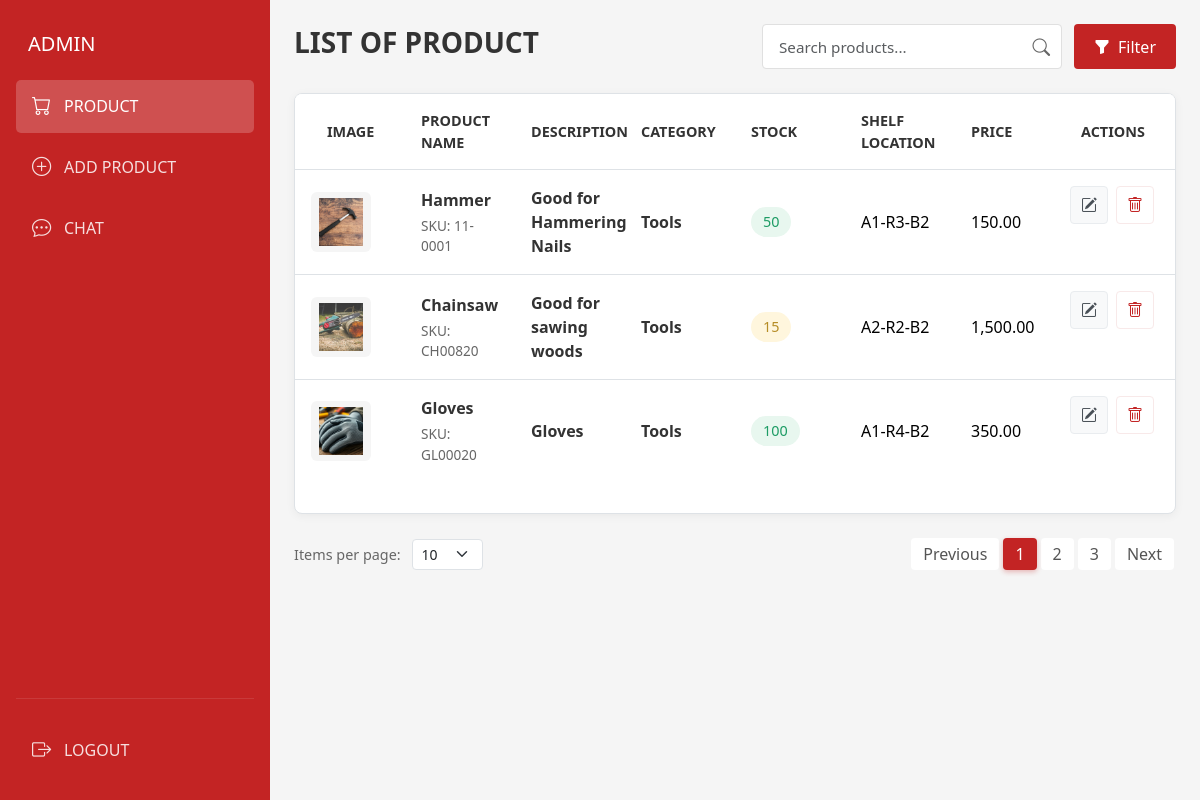
/admin/product_list.php, run on the app's committed database.
### tables this page shows
CREATE TABLE `products` (
  `product_id` int(11) NOT NULL,
  `product_name` varchar(255) NOT NULL,
  `product_sku` varchar(20) NOT NULL,
  `product_shelf` varchar(50) NOT NULL,
  `product_description` text DEFAULT NULL,
  `product_image` varchar(255) NOT NULL,
  `product_price` decimal(10,2) NOT NULL,
  `product_stock` int(20) NOT NULL,
  `category_id` int(11) DEFAULT NULL
);

CREATE TABLE `categories` (
  `category_id` int(11) NOT NULL,
  `category_name` varchar(255) NOT NULL
);

### admin/product_list.php (the view, shortened to what this page needs)
<!DOCTYPE html>
<html lang="en">
<head>
    <link href="../vendor/bootstrap/css/bootstrap.min.css" rel="stylesheet">
    <link rel="stylesheet" href="https://cdn.jsdelivr.net/npm/bootstrap-icons@1.11.3/font/bootstrap-icons.min.css">
    <link href="css/admin.css" rel="stylesheet">
</head>
<body>
    <?php include 'components/edit_product.php'; ?>
    <?php include 'components/delete_product.php'; ?>
    <?php include 'components/admin_header.php'; ?>
    <div class="d-flex admin-dashboard">
        <aside class="admin-sidebar">
            <?php include 'components/admin_sidebar.php'; ?>
        </aside>
        <main class="admin-main">
            <div class="container-fluid px-4 py-4">
                <div class="admin-table-container">
                    <div class="table-responsive">
                        <table class="table admin-table product-table">
                            <thead>
                                <tr>
                                    <th>IMAGE</th>
                                    <th>PRODUCT NAME</th>
                                    <th>DESCRIPTION</th>
                                    <th>CATEGORY</th>
                                    <th>STOCK</th>
                                    <th>SHELF LOCATION</th>
                                    <th>PRICE</th>
                                    <th style="border-bottom: none;">ACTIONS</th>
                                </tr>
                            </thead>
                            <tbody>
                                <?php
                                $sql = "SELECT p.*, c.category_name
                                        FROM products p
                                        LEFT JOIN categories c ON p.category_id = c.category_id";
                                $result = $conn->query($sql);
                                if ($result && $result->num_rows > 0):
                                    while ($product = $result->fetch_assoc()):
                                        $stock = $product['product_stock'];
                                        $shelf = $product['product_shelf'];
                                        $stockClass = ($stock > 30) ? 'high' : (($stock > 20) ? 'medium' : (($stock > 10) ? 'low' : 'critical'));
                                        $imagePath = !empty($product['product_image']) ? $product['product_image'] : '../assets/placeholder.png';
                                ?>
                                <tr>
                                    <td data-label="IMAGE">
                                        <div class="product-image">
                                            <img src="<?= $imagePath ?>" alt="<?= htmlspecialchars($product['product_name']) ?>" class="img-fluid">
                                        </div>
                                    </td>
                                    <td data-label="PRODUCT">
                                        <div class="product-name"><?= htmlspecialchars($product['product_name']) ?></div>
                                        <div class="product-sku">SKU: <?= htmlspecialchars($product['product_sku']) ?></div>
                                    </td>
                                    <td data-label="DESCRIPTION"><span class="product-description"><?= htmlspecialchars($product['product_description']) ?></span></td>
                                    <td data-label="CATEGORY"><span class="product-category"><?= htmlspecialchars($product['category_name']) ?></span></td>
                                    <td data-label="STOCK"><span class="stock-badge <?= $stockClass ?>"><?= $stock ?></span></td>
                                    <td data-label="LOCATION"><?= htmlspecialchars($shelf) ?></td>
                                    <td data-label="PRICE"><?= number_format($product['product_price'], 2) ?></td>
                                    <td class="action-buttons no-border" style="border-bottom: none; border-top: none;" data-label="ACTIONS">
                                        <div style="border: none; background: transparent;">
                                            <?= renderActionButtons('product', $product['product_id']) ?>
                                        </div>
                                    </td>
                                </tr>
                                <?php
                                    endwhile;
                                else:
                                ?>
                                <tr>
                                    <td colspan="8" class="text-center">No products found.</td>
                                </tr>
                                <?php endif; ?>
                            </tbody>
                        </table>
                    </div>
                </div>
                <div class="d-flex justify-content-between align-items-center mt-4">
                    <div class="items-per-page">
                        <span>Items per page:</span>
                        <select class="form-select form-select-sm d-inline-block w-auto ms-2">
                            <option value="10" selected>10</option>
                        </select>
                    </div>
                    <nav aria-label="Page navigation">
                        <ul class="pagination mb-0">
                            <li class="page-item"><a class="page-link" href="#">Previous</a></li>
                            <li class="page-item active"><a class="page-link" href="#">1</a></li>
                            <li class="page-item"><a class="page-link" href="#">2</a></li>
                            <li class="page-item"><a class="page-link" href="#">3</a></li>
                            <li class="page-item"><a class="page-link" href="#">Next</a></li>
                        </ul>
                    </nav>
                </div>
            </div>
        </main>
    </div>
</body>
</html>

### admin/components/edit_product.php (shortened to what this page needs)
<?php
function renderActionButtons($type, $id) {
    return <<<HTML
    <div class="d-inline-flex gap-2 justify-content-center">
        <button class="btn btn-action edit-btn"
                data-bs-toggle="modal"
                data-bs-target="#edit{$type}Modal"
                data-{$type}-id="{$id}">
            <i class="bi bi-pencil-square"></i>
        </button>
        <button class="btn btn-action delete-btn"
                data-bs-toggle="modal"
                data-bs-target="#delete{$type}Modal"
                data-{$type}-id="{$id}">
            <i class="bi bi-trash"></i>
        </button>
    </div>
HTML;
}
?>

### admin/product_list.php (style rules this page uses)
.admin-table-container { padding-bottom: 2rem; }

### data on the page
products: product_image+product_name (picture), product_name "Hammer", product_sku "11-0001", product_description "Good for Hammering Nails", category.category_name "Tools", product_stock "50", product_shelf "A1-R3-B2", product_price "150.00"
products: product_image (picture), product_name "Chainsaw", product_sku "CH00820", product_description "Good for sawing woods", category.category_name "Tools", product_stock "15", product_shelf "A2-R2-B2", product_price "1,500.00"
products: product_image (picture), product_name "Gloves", product_sku "GL00020", product_description "Gloves", category.category_name "Tools", product_stock "100", product_shelf "A1-R4-B2", product_price "350.00"

### other printed values
$pageTitle "LIST OF PRODUCT"
